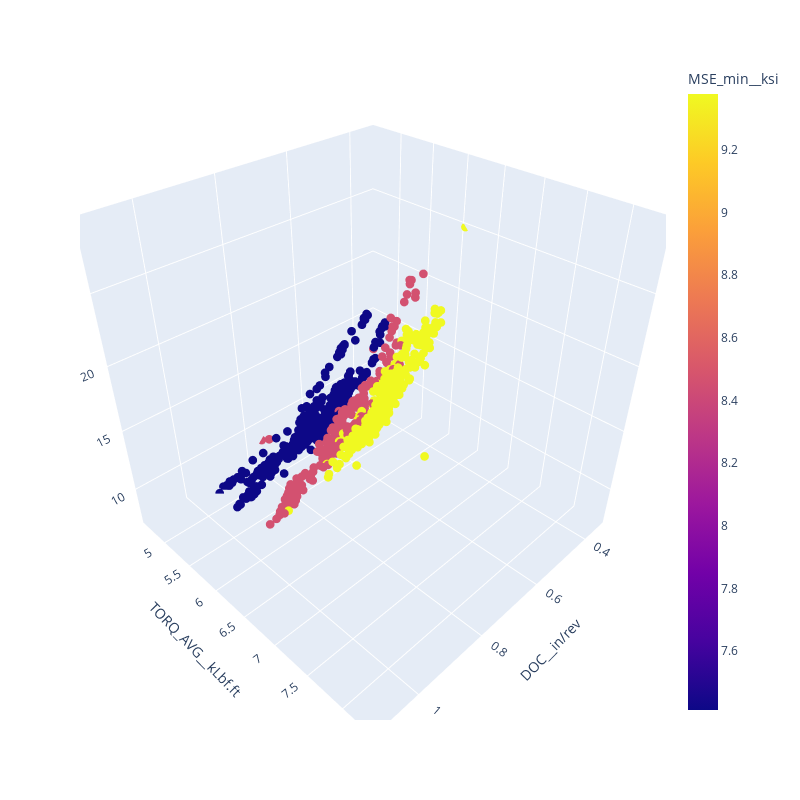

Write notebook code for a chart like this one.
### Code cell
plot_3d_scatter(df, 'DOC__in/rev', 'TORQ_AVG__kLbf.ft',
                'MSE__ksi', 'MSE_min__ksi')

### Figure 1 — Plotly figure (JSON) as saved in the notebook; plotly's stock layout.template omitted (floating-point values rounded to 4 significant figures; data arrays with more than 128 entries replaced by an {"elided": "..."} marker saying what was removed)
{"data": [{"hovertemplate": "DOC__in/rev=%{x}<br>TORQ_AVG__kLbf.ft=%{y}<br>MSE__ksi=%{z}<br>MSE_min__ksi=%{marker.color}<extra></extra>", "legendgroup": "", "marker": {"color": {"elided": "956 float values"}, "coloraxis": "coloraxis", "size": 3, "symbol": "circle"}, "mode": "markers", "name": "", "scene": "scene", "showlegend": false, "type": "scatter3d", "x": {"elided": "956 float values"}, "y": {"elided": "956 float values"}, "z": {"elided": "956 float values"}}], "layout": {"coloraxis": {"colorbar": {"title": {"text": "MSE_min__ksi"}}, "colorscale": [[0, "#0d0887"], [0.1111, "#46039f"], [0.2222, "#7201a8"], [0.3333, "#9c179e"], [0.4444, "#bd3786"], [0.5556, "#d8576b"], [0.6667, "#ed7953"], [0.7778, "#fb9f3a"], [0.8889, "#fdca26"], [1, "#f0f921"]]}, "height": 800, "legend": {"tracegroupgap": 0}, "margin": {"t": 60}, "scene": {"domain": {"x": [0, 1], "y": [0, 1]}, "xaxis": {"range": [0.32, 1.128], "title": {"text": "DOC__in/rev"}}, "yaxis": {"range": [4.54, 8.4], "title": {"text": "TORQ_AVG__kLbf.ft"}}, "zaxis": {"range": [6.85, 29.66], "title": {"text": "MSE__ksi"}}}, "width": 800}}
